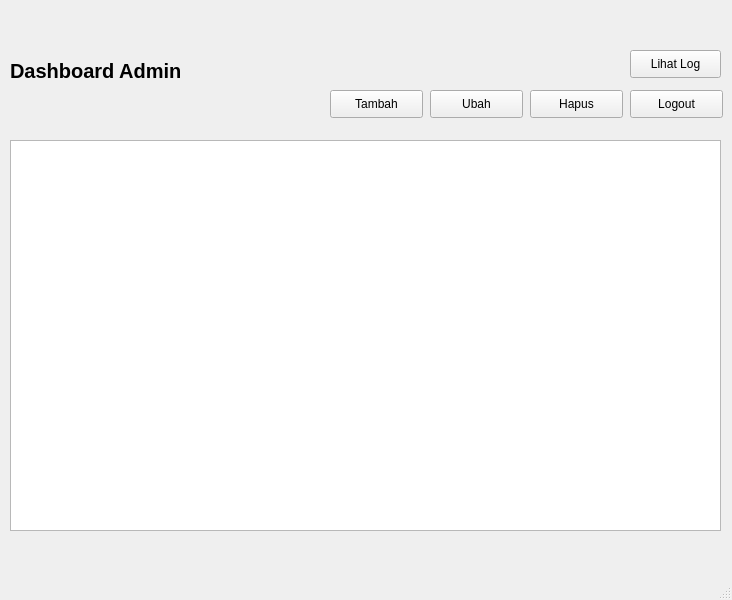
<?xml version="1.0" encoding="UTF-8"?>
<ui version="4.0">
 <class>MainWindow</class>
 <widget class="QMainWindow" name="MainWindow">
  <property name="geometry">
   <rect>
    <x>0</x>
    <y>0</y>
    <width>732</width>
    <height>600</height>
   </rect>
  </property>
  <property name="windowTitle">
   <string>MainWindow</string>
  </property>
  <widget class="QWidget" name="centralwidget">
   <widget class="QLabel" name="label">
    <property name="geometry">
     <rect>
      <x>10</x>
      <y>50</y>
      <width>231</width>
      <height>41</height>
     </rect>
    </property>
    <property name="font">
     <font>
      <pointsize>15</pointsize>
      <weight>75</weight>
      <bold>true</bold>
     </font>
    </property>
    <property name="text">
     <string>Dashboard Admin</string>
    </property>
   </widget>
   <widget class="QPushButton" name="pushButton">
    <property name="geometry">
     <rect>
      <x>330</x>
      <y>90</y>
      <width>93</width>
      <height>28</height>
     </rect>
    </property>
    <property name="text">
     <string>Tambah</string>
    </property>
    <property name="icon">
     <iconset>
      <normaloff>../icon/tambah.png</normaloff>../icon/tambah.png</iconset>
    </property>
   </widget>
   <widget class="QPushButton" name="pushButton_2">
    <property name="geometry">
     <rect>
      <x>430</x>
      <y>90</y>
      <width>93</width>
      <height>28</height>
     </rect>
    </property>
    <property name="text">
     <string>Ubah</string>
    </property>
    <property name="icon">
     <iconset>
      <normaloff>../icon/ubah.png</normaloff>../icon/ubah.png</iconset>
    </property>
   </widget>
   <widget class="QPushButton" name="pushButton_3">
    <property name="geometry">
     <rect>
      <x>530</x>
      <y>90</y>
      <width>93</width>
      <height>28</height>
     </rect>
    </property>
    <property name="text">
     <string>Hapus</string>
    </property>
    <property name="icon">
     <iconset>
      <normaloff>../icon/hapus.png</normaloff>../icon/hapus.png</iconset>
    </property>
   </widget>
   <widget class="QPushButton" name="pushButton_4">
    <property name="geometry">
     <rect>
      <x>630</x>
      <y>90</y>
      <width>93</width>
      <height>28</height>
     </rect>
    </property>
    <property name="text">
     <string>Logout</string>
    </property>
    <property name="icon">
     <iconset>
      <normaloff>../icon/logout.png</normaloff>../icon/logout.png</iconset>
    </property>
   </widget>
   <widget class="QTableWidget" name="tableWidget">
    <property name="geometry">
     <rect>
      <x>10</x>
      <y>140</y>
      <width>711</width>
      <height>391</height>
     </rect>
    </property>
   </widget>
   <widget class="QPushButton" name="pushButton_5">
    <property name="geometry">
     <rect>
      <x>630</x>
      <y>50</y>
      <width>91</width>
      <height>28</height>
     </rect>
    </property>
    <property name="text">
     <string>Lihat Log</string>
    </property>
    <property name="icon">
     <iconset>
      <normaloff>../icon/log.png</normaloff>../icon/log.png</iconset>
    </property>
   </widget>
  </widget>
  <widget class="QMenuBar" name="menubar">
   <property name="geometry">
    <rect>
     <x>0</x>
     <y>0</y>
     <width>732</width>
     <height>26</height>
    </rect>
   </property>
  </widget>
  <widget class="QStatusBar" name="statusbar"/>
 </widget>
 <resources/>
 <connections/>
</ui>
